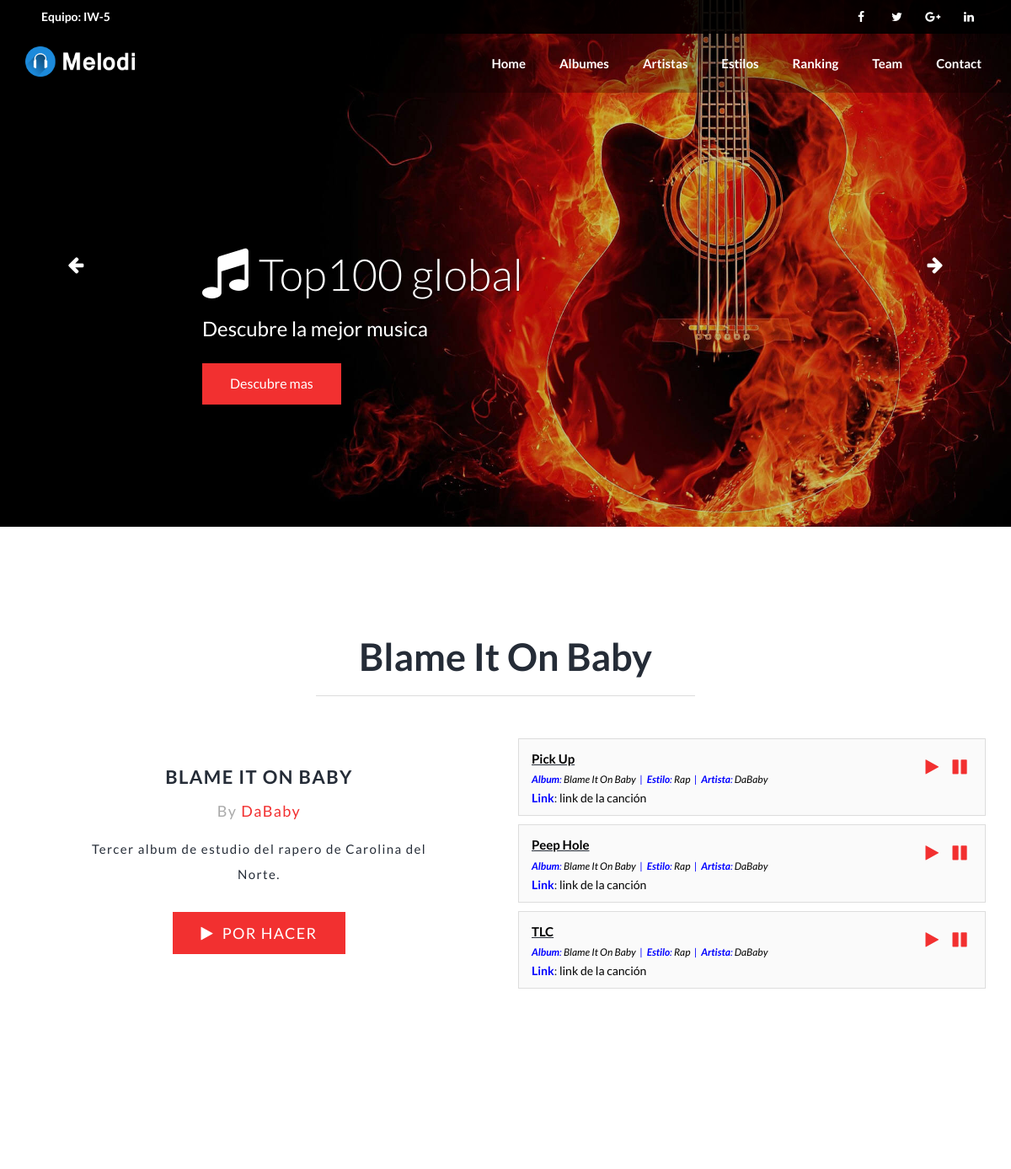
Before: /proyecto/albumes/1 (upper part) with the older database file.
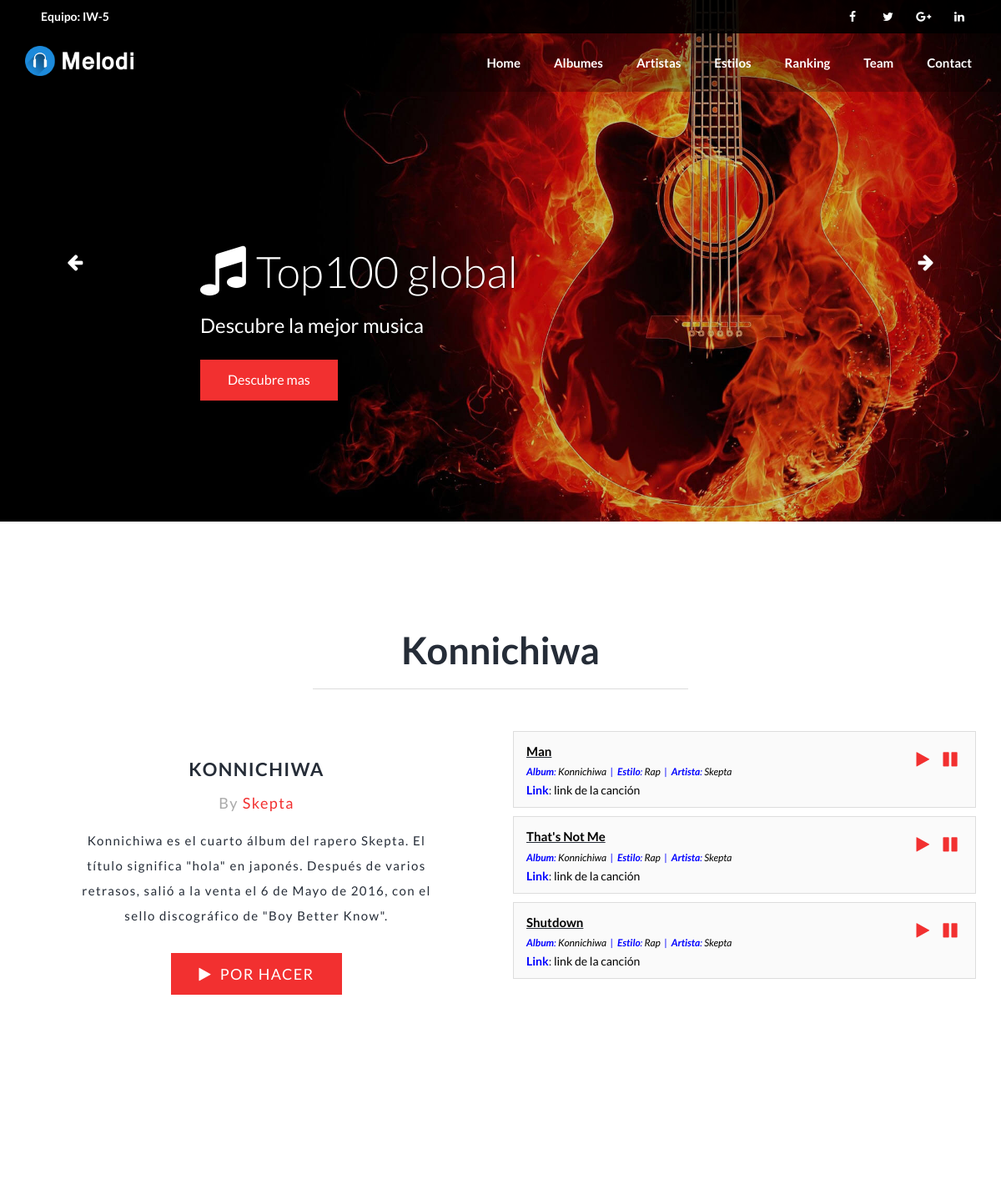
After: the same page with the newer database file.
### top100/models.py (models this page shows, shortened)
class Album(models.Model):
    nombreAlbum = models.CharField(max_length=50)
    imagenAlbum = models.CharField(max_length=200)
    descripcionAlbum = models.TextField(null = True)
    artistaAlbum = models.ForeignKey(Artista, on_delete=models.CASCADE)
    estiloAlbum = models.ForeignKey(Estilo, on_delete=models.CASCADE)

class Artista(models.Model):
    nombreArtista = models.CharField(max_length = 50)
    descripcionArtista = models.TextField()
    imagenArtista = models.CharField(max_length = 200)
    def __str__(self):
        return self.nombreArtista

class Cancion(models.Model):
    nombreCancion = models.CharField(max_length = 50)
    videoCancion = models.CharField(max_length = 300)#Al entrar en carac. saque un video de esa cancion
    numeroRanking = models.IntegerField(default=0)
    albumCancion = models.ForeignKey(Album, on_delete=models.CASCADE)
    estiloCancion = models.ForeignKey(Estilo, on_delete=models.CASCADE)
    artistaCancion = models.ForeignKey(Artista, on_delete=models.CASCADE)

class Estilo(models.Model):
    nombreEstilo = models.CharField(max_length = 50)
    imagenEstilo = models.CharField(max_length = 200)
    descripcionEstilo = models.TextField(null = True)

### top100/views.py (the view)
# urls.py: path('albumes/<int:album_id>', views.detailAlbum, name='detailAlbum'), #detalles de albumes
def detailAlbum(request, album_id):#Para ir desde los albums al album
	album = get_object_or_404(Album, pk=album_id)
	canciones = get_list_or_404(Cancion.objects.order_by('numeroRanking'), albumCancion=album)
	context = {'album': album, 'canciones' : canciones}
	return render(request, 'detailAlbum.html', context)

### top100/templates/detailAlbum.html (shortened to what this page needs)
{% extends "index.html" %}
{% load static %}
{% block contenido %}
{% if album %}
<div id="latestalbum" class="hero pad">
	<div class="container">
		<div class="hero-content ">
			<h2>{{album.nombreAlbum}}</h2>
			<hr>
		</div>
		<div class="hero-playlist">
			<div class="row">
				<div class="col-md-6 col-sm-6">
					<div class="album-details">
						<h4>{{album.nombreAlbum}}</h4>
						<h5>By <a href="/proyecto/artistas/{{album.artistaAlbum.id}}">{{album.artistaAlbum}}</a></h5>
						<p>{{album.descripcionAlbum}}</p>
						<a href="#" class="btn btn-lg btn-theme" id="playNowBtn"><i class="fa fa-play"></i>&nbsp; POR HACER</a>
					</div>
				</div>
				<div class="col-md-6 col-sm-6">
					<div class="playlist-content">
						{% if canciones %}
						<ul class="list-unstyled">
							{% for c in canciones %}
							<li class="playlist-number">
								<div class="song-info">
									<h4><u><a style="color: black" href="/proyecto/canciones/{{c.id}}">{{c.nombreCancion}}</a></u></h4>
									<p style="color: blue"><strong>Album</strong>: <a style="color: black" href="/proyecto/albumes/{{c.albumCancion.id}}">{{c.albumCancion.nombreAlbum}}</a> &nbsp;|&nbsp;
										<strong>Estilo</strong>: <a style="color: black" href="/proyecto/estilos/{{c.estiloCancion.id}}">{{c.estiloCancion.nombreEstilo}}</a> &nbsp;|&nbsp;
										<strong>Artista</strong>: <a style="color: black" href="/proyecto/artistas/{{c.artistaCancion.id}}">{{c.artistaCancion.nombreArtista}}</a></p>
										<strong style="color: blue">Link</strong>: <a style="color: black" href="https://www.youtube.com/embed/{{c.videoCancion}}" target="_blank">link de la canci&oacute;n</a></p>
								</div>
								<div class="music-icon">
									<a href="#"><i class="fa fa-play"></i></a>
									<a href="#"><i class="fa fa-pause"></i></a>
								</div>
								<div class="clearfix"></div>
							</li>
							{% endfor %}
						</ul>
						{% else %}
							<p>No hay canciones creadas en este album.</p>
						{% endif %}
					</div>
				</div>
			</div>
		</div>
	</div>
</div>
<div class="cta parallax-one pad">
</div>
{% endif %}
{% endblock %}

Changed rows visible on the page:
changed Album: nombreAlbum "Blame It On Baby" → "Konnichiwa"; nombreAlbum "BLAME IT ON BABY" → "KONNICHIWA"; artistaAlbum "DaBaby" → "Skepta"; descripcionAlbum "Tercer album de estudio del rapero de Carolina del Norte." → "Konnichiwa es el cuarto álbum del rapero Skepta. El título significa \"hola\" en japonés. Después de varios retrasos, salió a la venta el 6 de Mayo de 2016, con el sello discográfico de \"Boy Better Know\"."
changed Cancion: nombreCancion "Pick Up" → "Man"; albumCancion.nombreAlbum "Blame It On Baby" → "Konnichiwa"; artistaCancion.nombreArtista "DaBaby" → "Skepta"
changed Cancion: nombreCancion "Peep Hole" → "That's Not Me"; albumCancion.nombreAlbum "Blame It On Baby" → "Konnichiwa"; artistaCancion.nombreArtista "DaBaby" → "Skepta"
changed Cancion: nombreCancion "TLC" → "Shutdown"; albumCancion.nombreAlbum "Blame It On Baby" → "Konnichiwa"; artistaCancion.nombreArtista "DaBaby" → "Skepta"
